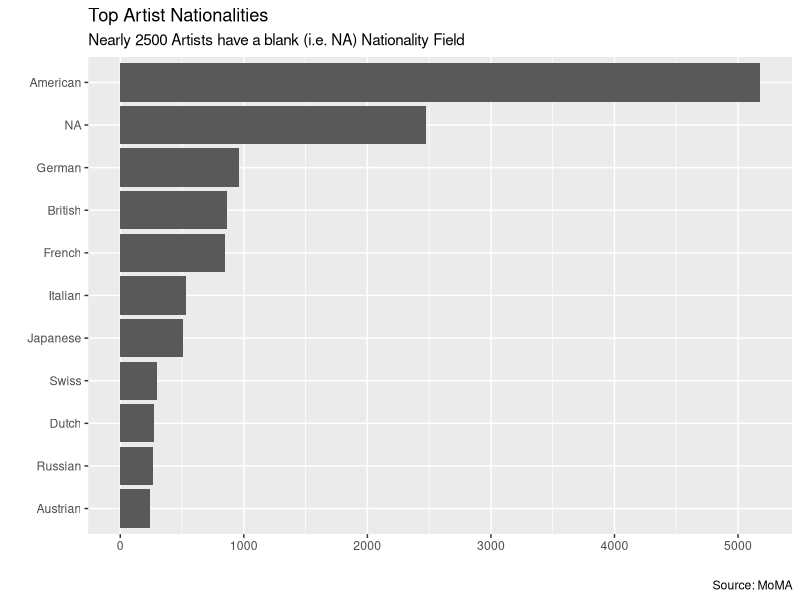
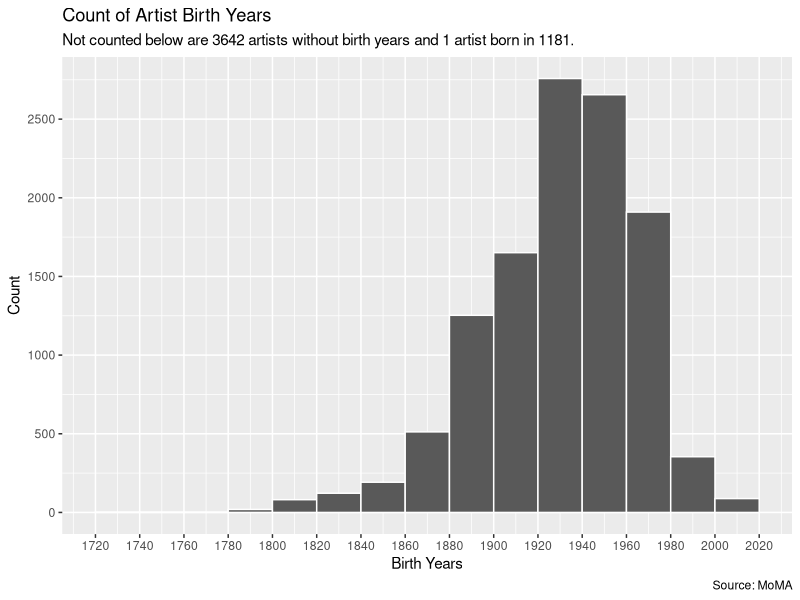
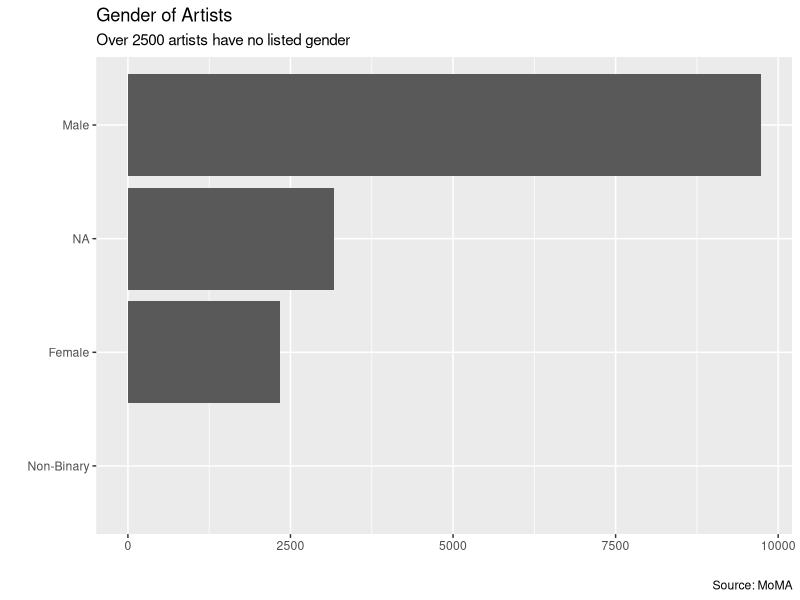
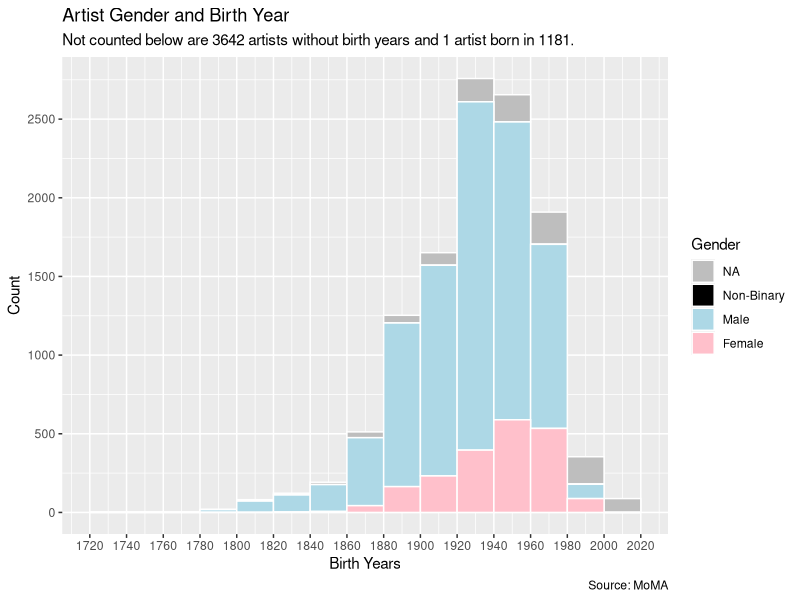

Reproduce these figures in R, in order.
## ---- chunk 1
knitr::opts_chunk$set(echo = FALSE)
library(tidyverse)
library(ggplot2)
library(rmarkdown)
read_csv("moma_files/collection-master/Artists.csv") %>% 
  mutate(Gender = str_replace_all(Gender, "^male", "Male"),
         Gender = str_replace_all(Gender, "^female", "Female"), 
         Gender = str_replace_all(Gender, "Non-binary", "Non-Binary")) -> x
## ---- chunk 2
read_csv("moma_files/collection-master/Artists.csv") %>% 
  select(-3) %>% 
  select(DisplayName) %>% 
  filter(duplicated(DisplayName) == TRUE) %>% 
  arrange(DisplayName) -> y

paged_table(read_csv("moma_files/collection-master/Artists.csv") %>% 
 filter(DisplayName %in% y$DisplayName) %>% 
  arrange(DisplayName))
## ---- chunk 3
x %>% 
  mutate(Nationality = replace_na(Nationality, "NA")) %>% 
  group_by(Nationality) %>% 
  summarize(number_of_artists = n()) %>% 
  arrange(desc(number_of_artists)) %>% 
  filter(number_of_artists >= 200) %>% 
  ggplot(aes(y = fct_reorder(Nationality, number_of_artists), x = number_of_artists)) +
  geom_col() +
  labs(title = "Top Artist Nationalities",
       subtitle = "Nearly 2500 Artists have a blank (i.e. NA) Nationality Field",
       x = "",
       y = "",
             caption = "Source: MoMA") 

paged_table(x %>% 
  mutate(Nationality = replace_na(Nationality, "NA")) %>% 
  group_by(Nationality) %>% 
  summarize(`Number of Artists` = n()) %>% 
    arrange(desc(`Number of Artists`)))
## ---- chunk 4
x %>% 
  filter(BeginDate >= 1700) %>% 
  ggplot(aes(x = BeginDate)) +
  geom_histogram(color = "white", binwidth = 20, boundary = 1900) +
  scale_x_continuous(breaks = seq(1700, 2030, by = 20)) +
  scale_y_continuous(breaks = seq(0, 3000, by = 500)) +
  labs(title = "Count of Artist Birth Years", 
       subtitle = "Not counted below are 3642 artists without birth years and 1 artist born in 1181.",
       x = "Birth Years", 
       y = "Count", 
       caption = "Source: MoMA")
## ---- chunk 5
x %>% 
  mutate(Gender = replace_na(Gender, "NA")) %>% 
  ggplot(aes(y = fct_rev(fct_infreq((Gender))))) +
  geom_bar() +
  labs(title = "Gender of Artists", 
       subtitle = "Over 2500 artists have no listed gender", 
       x = "",
       y = "", 
       caption = "Source: MoMA")

x %>% 
  filter(BeginDate >= 1700) %>% 
  mutate(Gender = replace_na(Gender, "NA")) %>% 
  mutate(Gender = factor(Gender, levels = c("Female", "Male", "Non-Binary", "NA"))) %>% 
  ggplot(aes(x = BeginDate, fill = fct_rev(Gender))) +
  geom_histogram(color = "white", binwidth = 20, boundary = 1900) +
  scale_x_continuous(breaks = seq(1700, 2030, by = 20)) +
  scale_y_continuous(breaks = seq(0, 3000, by = 500)) +
  labs(title = "Artist Gender and Birth Year", 
       subtitle = "Not counted below are 3642 artists without birth years and 1 artist born in 1181.",
       x = "Birth Years", 
       y = "Count", 
       fill = "Gender",
       caption = "Source: MoMA") +
  scale_fill_manual(values = c(Female = "pink", Male = "light blue", 'Non-Binary' = "black", 'NA' = "grey"))
